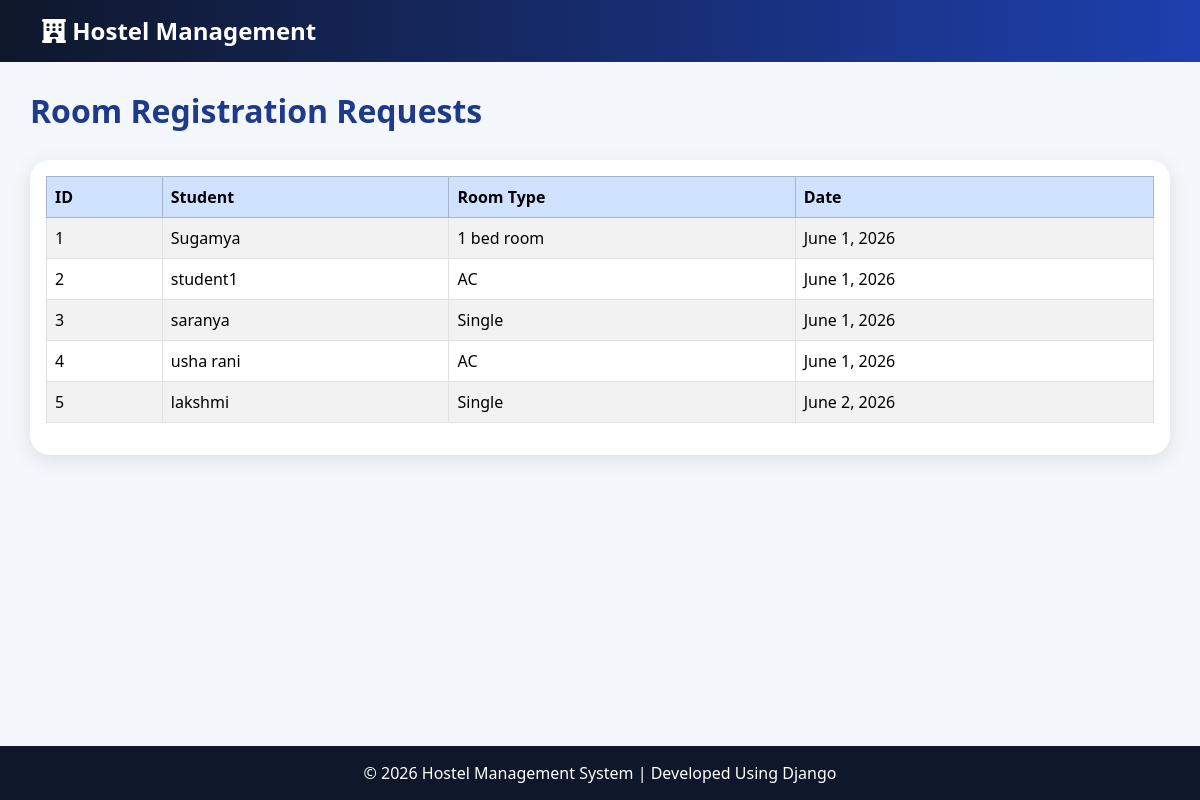
Page /view-registrations/ on the committed database.
### hostel_app/models.py (models this page shows, shortened)
class RoomRegistration(models.Model):
    student = models.ForeignKey(User, on_delete=models.CASCADE)
    room_type = models.CharField(max_length=100)
    registration_date = models.DateField(auto_now_add=True)

### hostel_app/views.py (the view)
def view_registrations(request):
    registrations = RoomRegistration.objects.all()
    return render(
        request,
        'view_registrations.html',
        {'registrations': registrations}
    )

### hostel_app/templates/view_registrations.html (shortened to what this page needs)
<!DOCTYPE html>
<html lang="en">
<head>
</head>
<body>
    {% extends 'base.html' %}
    {% block content %}
    <h2 class="page-title">
        Room Registration Requests
    </h2>
    <div class="card card-custom">
        <div class="card-body">
            <table class="table table-bordered table-striped">
                <thead class="table-primary">
                    <tr>
                        <th>ID</th>
                        <th>Student</th>
                        <th>Room Type</th>
                        <th>Date</th>
                    </tr>
                </thead>
                <tbody>
                    {% for r in registrations %}
                    <tr>
                        <td>{{ r.id }}</td>
                        <td>{{ r.student.username }}</td>
                        <td>{{ r.room_type }}</td>
                        <td>{{ r.registration_date }}</td>
                    </tr>
                    {% endfor %}
                </tbody>
            </table>
        </div>
    </div>
    {% endblock %}

### hostel_app/templates/base.html (style rules this page uses)
* { margin:0; padding:0; box-sizing:border-box; }
body { background:#f4f7fc; min-height:100vh; display:flex; flex-direction:column; }
.card-custom { border:none; border-radius:20px; box-shadow:0px 5px 20px rgba(0,0,0,0.1); transition:0.3s; }
.page-title { font-weight:bold; color:#1e3a8a; margin-bottom:30px; }
table { background:white; }

### rows in the picture
RoomRegistration: id "1", student.username "Sugamya", room_type "1 bed room", registration_date "June 1, 2026"
RoomRegistration: id "2", student.username "student1", room_type "AC", registration_date "June 1, 2026"
RoomRegistration: id "3", student.username "saranya", room_type "Single", registration_date "June 1, 2026"
RoomRegistration: id "4", student.username "usha rani", room_type "AC", registration_date "June 1, 2026"
RoomRegistration: id "5", student.username "lakshmi", room_type "Single", registration_date "June 2, 2026"
